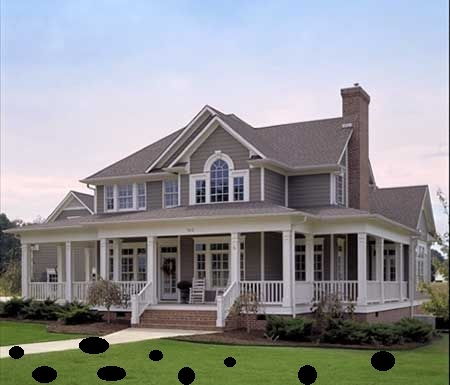
#> input picture SampleImages/Selfmade/0.jpg, 450 x 385 px, found by its file name
$ python main.py
#> lines starting #> are read from the running program, lines starting #| are printed output that depends on the picture
import cv2
import numpy as np

def most_common(lst):
    return max(set(lst), key=lst.count)

img0 = cv2.imread('D:/Desktop/Digital Image processing/BackgroundShooters/SampleImages/Selfmade/0.jpg', 0)
#> img0: shape (385, 450); min 0, max 255, mean 147.6
img1 = cv2.imread('D:/Desktop/Digital Image processing/BackgroundShooters/SampleImages/Selfmade/1.jpg', 0)
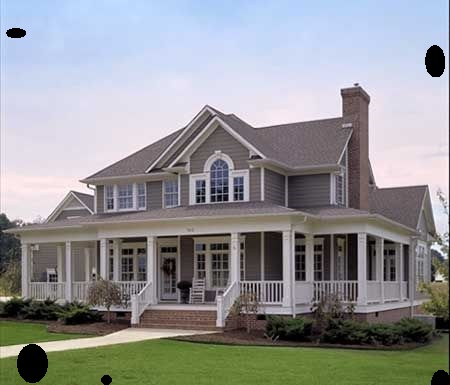
#> input picture SampleImages/Selfmade/1.jpg, 450 x 385 px, found by its file name
#> img1: shape (385, 450); min 0, max 255, mean 147.6
img2 = cv2.imread('D:/Desktop/Digital Image processing/BackgroundShooters/SampleImages/Selfmade/2.jpg', 0)
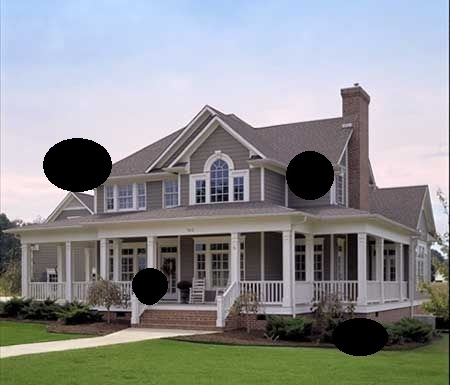
#> input picture SampleImages/Selfmade/2.jpg, 450 x 385 px, found by its file name
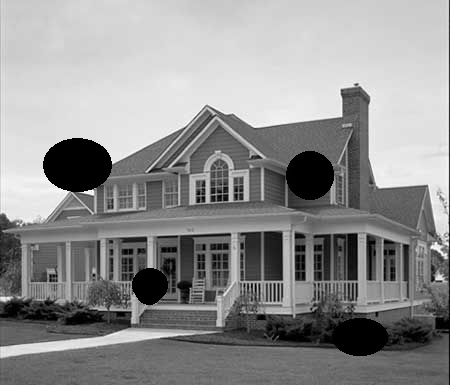
#> img2: shape (385, 450); min 0, max 255, mean 143.6
img3 = cv2.imread('D:/Desktop/Digital Image processing/BackgroundShooters/SampleImages/Selfmade/3.jpg', 0)
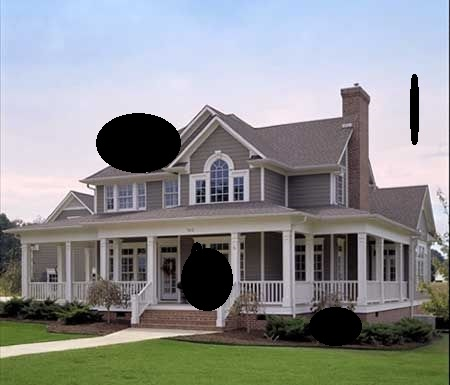
#> input picture SampleImages/Selfmade/3.jpg, 450 x 385 px, found by its file name
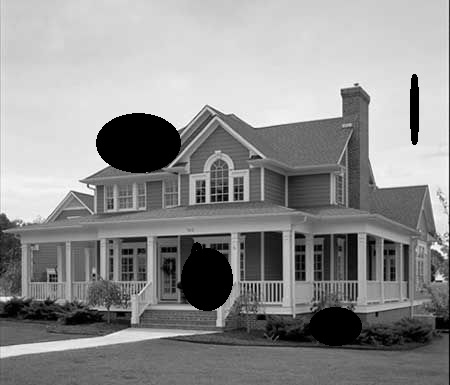
#> img3: shape (385, 450); min 0, max 255, mean 142.5
img4 = cv2.imread('D:/Desktop/Digital Image processing/BackgroundShooters/SampleImages/Selfmade/clear.jpg', 0)
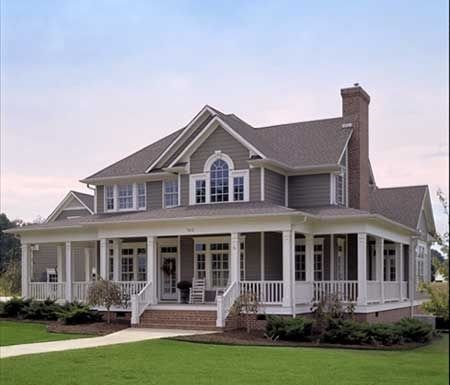
#> input picture SampleImages/Selfmade/Clear.jpg, 450 x 385 px, found by its file name
#> img4: shape (385, 450); min 0, max 255, mean 149.3

#cv2.imshow("original",img0)


cv2.waitKey(0)

height, width = img0.shape
#> height = 385; width = 450
print(img0.shape)
#| (385, 450)
new = np.zeros((height, width))
new = np.uint64(new)

new1 = np.zeros((height, width))
new1 = np.uint64(new)
#> new: shape (385, 450) uint64; every value is 0

new2 = np.zeros((height, width))
new2 = np.uint64(new)


for i in range(height):
    for j in range(width):
        x=[]
        x.append(img0[i,j])
        x.append(img1[i, j])
        x.append(img2[i, j])
        x.append(img3[i, j])
        #x.append(img4[i, j])
        x.sort()

        new[i,j] = most_common(x)
        new1[i, j] = np.median(x)
        new2[i,j] = (np.sum(x)/4)
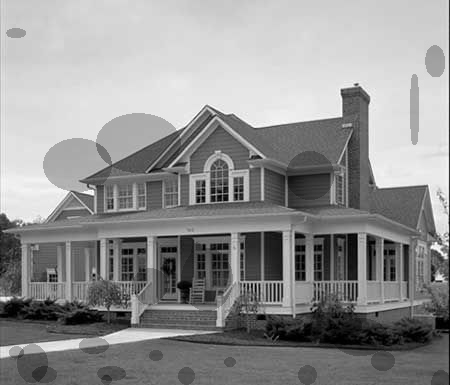
#> new: shape (385, 450) uint64; min 0, max 255, mean 145.3

new = np.uint8(new)
new1 = np.uint8(new1)
new2 = np.uint8(new2)

cv2.imshow("most common", new)
cv2.imshow("median", new1)
cv2.imshow("Output", new2)
cv2.waitKey(0)
#for i in range()
